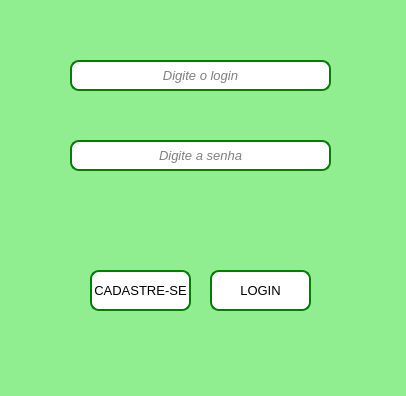
<?xml version="1.0" encoding="UTF-8"?>
<ui version="4.0">
 <class>MainWindow</class>
 <widget class="QMainWindow" name="MainWindow">
  <property name="geometry">
   <rect>
    <x>0</x>
    <y>0</y>
    <width>406</width>
    <height>396</height>
   </rect>
  </property>
  <property name="sizePolicy">
   <sizepolicy hsizetype="Ignored" vsizetype="Ignored">
    <horstretch>0</horstretch>
    <verstretch>0</verstretch>
   </sizepolicy>
  </property>
  <property name="minimumSize">
   <size>
    <width>406</width>
    <height>396</height>
   </size>
  </property>
  <property name="maximumSize">
   <size>
    <width>406</width>
    <height>396</height>
   </size>
  </property>
  <property name="windowTitle">
   <string>Tela de Log In</string>
  </property>
  <property name="styleSheet">
   <string notr="true">background-color:lightgreen;</string>
  </property>
  <widget class="QWidget" name="centralwidget">
   <widget class="QLineEdit" name="lineEdit_login">
    <property name="geometry">
     <rect>
      <x>70</x>
      <y>60</y>
      <width>261</width>
      <height>31</height>
     </rect>
    </property>
    <property name="font">
     <font>
      <pointsize>10</pointsize>
      <italic>true</italic>
      <underline>false</underline>
      <strikeout>false</strikeout>
     </font>
    </property>
    <property name="mouseTracking">
     <bool>true</bool>
    </property>
    <property name="styleSheet">
     <string notr="true">background-color:white; border: 2px solid green; border-radius: 9px;</string>
    </property>
    <property name="alignment">
     <set>Qt::AlignCenter</set>
    </property>
    <property name="placeholderText">
     <string notr="true">Digite o login</string>
    </property>
    <property name="clearButtonEnabled">
     <bool>false</bool>
    </property>
   </widget>
   <widget class="QLineEdit" name="lineEdit_senha">
    <property name="geometry">
     <rect>
      <x>70</x>
      <y>140</y>
      <width>261</width>
      <height>31</height>
     </rect>
    </property>
    <property name="font">
     <font>
      <pointsize>10</pointsize>
      <italic>true</italic>
      <underline>false</underline>
      <strikeout>false</strikeout>
     </font>
    </property>
    <property name="mouseTracking">
     <bool>true</bool>
    </property>
    <property name="styleSheet">
     <string notr="true">background-color:white; border: 2px solid green; border-radius: 9px;</string>
    </property>
    <property name="echoMode">
     <enum>QLineEdit::Password</enum>
    </property>
    <property name="alignment">
     <set>Qt::AlignCenter</set>
    </property>
    <property name="placeholderText">
     <string>Digite a senha</string>
    </property>
    <property name="clearButtonEnabled">
     <bool>false</bool>
    </property>
   </widget>
   <widget class="QPushButton" name="pushButton_cadastre">
    <property name="geometry">
     <rect>
      <x>90</x>
      <y>270</y>
      <width>101</width>
      <height>41</height>
     </rect>
    </property>
    <property name="font">
     <font>
      <pointsize>10</pointsize>
     </font>
    </property>
    <property name="cursor">
     <cursorShape>PointingHandCursor</cursorShape>
    </property>
    <property name="styleSheet">
     <string notr="true">background-color:white; border: 2px solid green; border-radius: 9px;</string>
    </property>
    <property name="text">
     <string>CADASTRE-SE</string>
    </property>
   </widget>
   <widget class="QPushButton" name="pushButton_login">
    <property name="geometry">
     <rect>
      <x>210</x>
      <y>270</y>
      <width>101</width>
      <height>41</height>
     </rect>
    </property>
    <property name="font">
     <font>
      <pointsize>10</pointsize>
     </font>
    </property>
    <property name="cursor">
     <cursorShape>PointingHandCursor</cursorShape>
    </property>
    <property name="styleSheet">
     <string notr="true">background-color:white; border: 2px solid green; border-radius: 9px;</string>
    </property>
    <property name="text">
     <string>LOGIN</string>
    </property>
   </widget>
   <widget class="QLabel" name="label_aviso">
    <property name="geometry">
     <rect>
      <x>70</x>
      <y>200</y>
      <width>261</width>
      <height>51</height>
     </rect>
    </property>
    <property name="font">
     <font>
      <pointsize>10</pointsize>
     </font>
    </property>
    <property name="styleSheet">
     <string notr="true">color: green;</string>
    </property>
    <property name="text">
     <string/>
    </property>
    <property name="alignment">
     <set>Qt::AlignCenter</set>
    </property>
   </widget>
  </widget>
  <widget class="QStatusBar" name="statusbar"/>
 </widget>
 <resources/>
 <connections/>
</ui>
